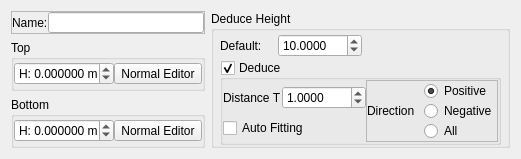
        <widget class="QWidget" name="tab_block">
         <attribute name="title">
          <string>prism</string>
         </attribute>
         <layout class="QGridLayout" name="gridLayout_5">
          <item row="1" column="0">
           <widget class="QGroupBox" name="groupBox">
            <property name="title">
             <string>Top</string>
            </property>
            <property name="flat">
             <bool>true</bool>
            </property>
            <layout class="QGridLayout" name="gridLayout_3">
             <property name="leftMargin">
              <number>0</number>
             </property>
             <property name="topMargin">
              <number>0</number>
             </property>
             <property name="rightMargin">
              <number>0</number>
             </property>
             <property name="bottomMargin">
              <number>0</number>
             </property>
             <property name="spacing">
              <number>0</number>
             </property>
             <item row="0" column="0">
              <widget class="QDoubleSpinBox" name="blockTopDoubleSpinBox">
               <property name="sizePolicy">
                <sizepolicy hsizetype="Fixed" vsizetype="Fixed">
                 <horstretch>0</horstretch>
                 <verstretch>0</verstretch>
                </sizepolicy>
               </property>
               <property name="maximumSize">
                <size>
                 <width>100</width>
                 <height>16777215</height>
                </size>
               </property>
               <property name="toolTip">
                <string>顶面高度</string>
               </property>
               <property name="prefix">
                <string>H: </string>
               </property>
               <property name="suffix">
                <string> m</string>
               </property>
               <property name="decimals">
                <number>6</number>
               </property>
               <property name="minimum">
                <double>-9999999999999.000000000000000</double>
               </property>
               <property name="maximum">
                <double>9999999999999.000000000000000</double>
               </property>
               <property name="singleStep">
                <double>0.010000000000000</double>
               </property>
              </widget>
             </item>
             <item row="0" column="1">
              <widget class="QToolButton" name="blockTopNormalEditToolButton">
               <property name="text">
                <string>Normal Editor</string>
               </property>
              </widget>
             </item>
            </layout>
           </widget>
          </item>
          <item row="2" column="0">
           <widget class="QGroupBox" name="groupBox_2">
            <property name="title">
             <string>Bottom</string>
            </property>
            <property name="flat">
             <bool>true</bool>
            </property>
            <layout class="QGridLayout" name="gridLayout_4">
             <property name="leftMargin">
              <number>0</number>
             </property>
             <property name="topMargin">
              <number>0</number>
             </property>
             <property name="rightMargin">
              <number>0</number>
             </property>
             <property name="bottomMargin">
              <number>0</number>
             </property>
             <property name="spacing">
              <number>0</number>
             </property>
             <item row="0" column="0">
              <widget class="QDoubleSpinBox" name="blockBottomDoubleSpinBox">
               <property name="sizePolicy">
                <sizepolicy hsizetype="Minimum" vsizetype="Fixed">
                 <horstretch>0</horstretch>
                 <verstretch>0</verstretch>
                </sizepolicy>
               </property>
               <property name="maximumSize">
                <size>
                 <width>100</width>
                 <height>16777215</height>
                </size>
               </property>
               <property name="toolTip">
                <string>底面高度</string>
               </property>
               <property name="prefix">
                <string>H: </string>
               </property>
               <property name="suffix">
                <string> m</string>
               </property>
               <property name="decimals">
                <number>6</number>
               </property>
               <property name="minimum">
                <double>-9999999999999.000000000000000</double>
               </property>
               <property name="singleStep">
                <double>0.010000000000000</double>
               </property>
               <property name="value">
                <double>0.000000000000000</double>
               </property>
              </widget>
             </item>
             <item row="0" column="1">
              <widget class="QToolButton" name="blockBottomNormalEditToolButton">
               <property name="text">
                <string>Normal Editor</string>
               </property>
              </widget>
             </item>
            </layout>
           </widget>
          </item>
          <item row="0" column="0">
           <widget class="QFrame" name="blockNameFrame">
            <property name="sizePolicy">
             <sizepolicy hsizetype="MinimumExpanding" vsizetype="Minimum">
              <horstretch>0</horstretch>
              <verstretch>0</verstretch>
             </sizepolicy>
            </property>
            <property name="maximumSize">
             <size>
              <width>16777215</width>
              <height>23</height>
             </size>
            </property>
            <property name="frameShape">
             <enum>QFrame::StyledPanel</enum>
            </property>
            <property name="frameShadow">
             <enum>QFrame::Raised</enum>
            </property>
            <layout class="QHBoxLayout" name="horizontalLayout_7">
             <property name="spacing">
              <number>0</number>
             </property>
             <property name="leftMargin">
              <number>0</number>
             </property>
             <property name="topMargin">
              <number>0</number>
             </property>
             <property name="rightMargin">
              <number>0</number>
             </property>
             <property name="bottomMargin">
              <number>0</number>
             </property>
             <item>
              <widget class="QLabel" name="label_28">
               <property name="text">
                <string>Name:</string>
               </property>
              </widget>
             </item>
             <item>
              <widget class="QLineEdit" name="blockNameLineEdit">
               <property name="readOnly">
                <bool>true</bool>
               </property>
              </widget>
             </item>
            </layout>
           </widget>
          </item>
          <item row="0" column="1" rowspan="3">
           <widget class="QGroupBox" name="blockDeduceTotalGroupBox">
            <property name="maximumSize">
             <size>
              <width>300</width>
              <height>16777215</height>
             </size>
            </property>
            <property name="title">
             <string>Deduce Height</string>
            </property>
            <layout class="QGridLayout" name="gridLayout_17">
             <property name="leftMargin">
              <number>6</number>
             </property>
             <property name="topMargin">
              <number>3</number>
             </property>
             <property name="rightMargin">
              <number>6</number>
             </property>
             <property name="bottomMargin">
              <number>0</number>
             </property>
             <property name="horizontalSpacing">
              <number>0</number>
             </property>
             <property name="verticalSpacing">
              <number>3</number>
             </property>
             <item row="0" column="0" colspan="2">
              <widget class="QLabel" name="label_25">
               <property name="minimumSize">
                <size>
                 <width>58</width>
                 <height>0</height>
                </size>
               </property>
               <property name="text">
                <string>Default:</string>
               </property>
              </widget>
             </item>
             <item row="0" column="2">
              <widget class="QDoubleSpinBox" name="blockDeduceDefaultDoubleSpinBox">
               <property name="decimals">
                <number>4</number>
               </property>
               <property name="minimum">
                <double>0.001000000000000</double>
               </property>
               <property name="maximum">
                <double>9999.000000000000000</double>
               </property>
               <property name="value">
                <double>10.000000000000000</double>
               </property>
              </widget>
             </item>
             <item row="2" column="0" colspan="4">
              <widget class="QGroupBox" name="blockDeduceHeightGroupBox">
               <property name="title">
                <string>Deduce</string>
               </property>
               <property name="flat">
                <bool>true</bool>
               </property>
               <property name="checkable">
                <bool>true</bool>
               </property>
               <layout class="QGridLayout" name="gridLayout_19">
                <property name="leftMargin">
                 <number>0</number>
                </property>
                <property name="topMargin">
                 <number>0</number>
                </property>
                <property name="rightMargin">
                 <number>0</number>
                </property>
                <property name="bottomMargin">
                 <number>0</number>
                </property>
                <property name="spacing">
                 <number>0</number>
                </property>
                <item row="0" column="0">
                 <widget class="QLabel" name="label_26">
                  <property name="minimumSize">
                   <size>
                    <width>58</width>
                    <height>0</height>
                   </size>
                  </property>
                  <property name="text">
                   <string>Distance T</string>
                  </property>
                 </widget>
                </item>
                <item row="0" column="1" colspan="2">
                 <widget class="QDoubleSpinBox" name="blockDeduceDistanceThresholdDoubleSpinBox">
                  <property name="maximumSize">
                   <size>
                    <width>100</width>
                    <height>16777215</height>
                   </size>
                  </property>
                  <property name="decimals">
                   <number>4</number>
                  </property>
                  <property name="minimum">
                   <double>0.000000000000000</double>
                  </property>
                  <property name="maximum">
                   <double>9999.000000000000000</double>
                  </property>
                  <property name="value">
                   <double>1.000000000000000</double>
                  </property>
                 </widget>
                </item>
                <item row="1" column="0" colspan="2">
                 <widget class="QCheckBox" name="blockDeduceAutoFitCheckBox">
                  <property name="text">
                   <string>Auto Fitting</string>
                  </property>
                 </widget>
                </item>
                <item row="0" column="3" rowspan="2">
                 <widget class="QFrame" name="frame_4">
                  <property name="frameShape">
                   <enum>QFrame::StyledPanel</enum>
                  </property>
                  <property name="frameShadow">
                   <enum>QFrame::Raised</enum>
                  </property>
                  <layout class="QGridLayout" name="gridLayout_20">
                   <property name="leftMargin">
                    <number>0</number>
                   </property>
                   <property name="topMargin">
                    <number>0</number>
                   </property>
                   <property name="rightMargin">
                    <number>0</number>
                   </property>
                   <property name="bottomMargin">
                    <number>0</number>
                   </property>
                   <property name="horizontalSpacing">
                    <number>9</number>
                   </property>
                   <property name="verticalSpacing">
                    <number>0</number>
                   </property>
                   <item row="1" column="1">
                    <widget class="QRadioButton" name="blockDeduceNegativeRadioButton">
                     <property name="text">
                      <string>Negative</string>
                     </property>
                    </widget>
                   </item>
                   <item row="0" column="1">
                    <widget class="QRadioButton" name="blockDeducePositiveRadioButton">
                     <property name="text">
                      <string>Positive</string>
                     </property>
                     <property name="checked">
                      <bool>true</bool>
                     </property>
                    </widget>
                   </item>
                   <item row="2" column="1">
                    <widget class="QRadioButton" name="blockDeduceAllRadioButton">
                     <property name="text">
                      <string>All</string>
                     </property>
                    </widget>
                   </item>
                   <item row="1" column="0">
                    <widget class="QLabel" name="label_27">
                     <property name="text">
                      <string>Direction</string>
                     </property>
                    </widget>
                   </item>
                  </layout>
                 </widget>
                </item>
               </layout>
              </widget>
             </item>
             <item row="0" column="3">
              <spacer name="horizontalSpacer_10">
               <property name="orientation">
                <enum>Qt::Horizontal</enum>
               </property>
               <property name="sizeHint" stdset="0">
                <size>
                 <width>40</width>
                 <height>20</height>
                </size>
               </property>
              </spacer>
             </item>
            </layout>
           </widget>
          </item>
         </layout>
        </widget>
